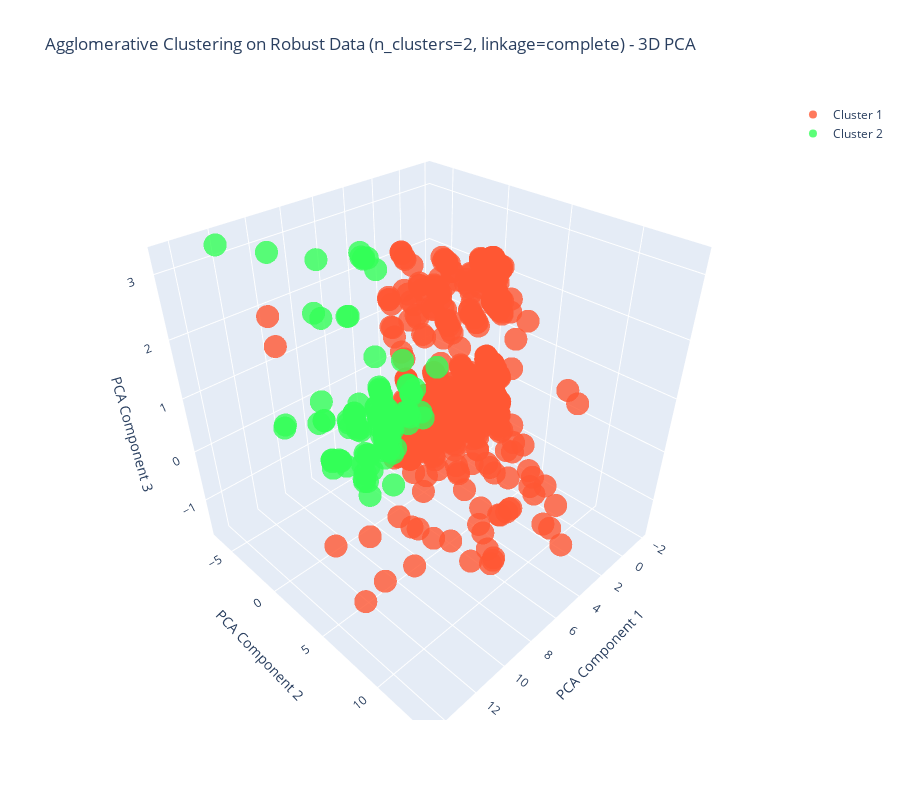

Source (notebook cell):
### Code cell
from sklearn.decomposition import PCA
from sklearn.cluster import AgglomerativeClustering
from sklearn.metrics import silhouette_score
import matplotlib.pyplot as plt
import plotly.graph_objs as go
import numpy as np

def visualize_best_agglomerative_clusters_optimized_pca(best_agglomerative_data, best_agglomerative_n_clusters, best_agglomerative_linkage, best_agglomerative_title, sample_size=2000):
    # Sample data for visualization if it's too large
    if best_agglomerative_data.shape[0] > sample_size:
        random_indices = np.random.choice(best_agglomerative_data.shape[0], sample_size, replace=False)
        visualization_data = best_agglomerative_data[random_indices, :]
    else:
        visualization_data = best_agglomerative_data

    # Perform Agglomerative Clustering with the best parameters
    agglomerative = AgglomerativeClustering(n_clusters=best_agglomerative_n_clusters, linkage=best_agglomerative_linkage)
    labels = agglomerative.fit_predict(visualization_data)
    
    # Calculate additional metrics
    n_clusters_found = len(set(labels))
    n_noise = list(labels).count(-1)  # Agglomerative Clustering usually doesn’t have noise, but added for consistency
    if n_clusters_found > 1:
        silhouette_avg = silhouette_score(visualization_data, labels)
    else:
        silhouette_avg = "Not applicable"  # For cases with 1 or no clusters

    # Apply PCA with a fixed number of components for 2D or 3D
    pca_2d = PCA(n_components=2)
    pca_2d_data = pca_2d.fit_transform(visualization_data)
    
    # Define distinct colors for each cluster
    distinct_colors = ['#FF5733', '#33FF57', '#3357FF', '#F333FF', '#FFC300', '#FF33A1', '#33FFF0', '#A1FF33', '#5733FF', '#FF5733']

    # 2D Plot using Matplotlib
    plt.figure(figsize=(10, 7))
    unique_labels = set(labels)
    for label in unique_labels:
        if label == -1:
            color = "black"
            label_text = "Noise"
        else:
            color = distinct_colors[label % len(distinct_colors)]
            label_text = f"Cluster {label + 1}"
        
        plt.scatter(
            pca_2d_data[labels == label, 0], 
            pca_2d_data[labels == label, 1], 
            s=50, c=color, label=label_text, alpha=0.7
        )
    
    plt.title(f"Agglomerative Clustering on {best_agglomerative_title} (n_clusters={best_agglomerative_n_clusters}, linkage={best_agglomerative_linkage}) - 2D PCA")
    plt.xlabel("PCA Component 1")
    plt.ylabel("PCA Component 2")
    plt.legend()
    plt.tight_layout()
    plt.show()

    # 3D Plot with Plotly using a fixed 3 components (only if needed)
    if sample_size <= 5000:  # Limit 3D plotting to smaller samples for performance
        pca_3d = PCA(n_components=3)
        pca_3d_data = pca_3d.fit_transform(visualization_data)
        
        fig = go.Figure()
        for label in unique_labels:
            if label == -1:
                color = "black"
                label_text = "Noise"
            else:
                color = distinct_colors[label % len(distinct_colors)]
                label_text = f"Cluster {label + 1}"
            
            fig.add_trace(go.Scatter3d(
                x=pca_3d_data[labels == label, 0],
                y=pca_3d_data[labels == label, 1],
                z=pca_3d_data[labels == label, 2],
                mode='markers',
                marker=dict(size=8, color=color, opacity=0.8),
                name=label_text
            ))
        
        fig.update_layout(
            scene=dict(
                xaxis_title="PCA Component 1",
                yaxis_title="PCA Component 2",
                zaxis_title="PCA Component 3"
            ),
            title=f"Agglomerative Clustering on {best_agglomerative_title} (n_clusters={best_agglomerative_n_clusters}, linkage={best_agglomerative_linkage}) - 3D PCA",
            height=800
        )
        
        fig.show()

    # Return the metrics as separate outputs
    return silhouette_avg, n_clusters_found, n_noise

# Call the function directly using the predefined parameters
silhouette_avg, num_clusters, num_noise_points = visualize_best_agglomerative_clusters_optimized_pca(
    best_agglomerative_data, best_agglomerative_n_clusters, best_agglomerative_linkage, best_agglomerative_title, sample_size=2000
)

# Display the metrics separately
print(f"Silhouette Score: {silhouette_avg}")
print(f"Number of Clusters: {num_clusters}")
print(f"Number of Noise Points: {num_noise_points}")

### Figure 1 — Plotly figure (JSON) as saved in the notebook; plotly's stock layout.template omitted (floating-point values rounded to 4 significant figures; data arrays with more than 128 entries replaced by an {"elided": "..."} marker saying what was removed)
{"data": [{"marker": {"color": "#FF5733", "opacity": 0.8, "size": 8}, "mode": "markers", "name": "Cluster 1", "type": "scatter3d", "x": {"elided": "1892 float values"}, "y": {"elided": "1892 float values"}, "z": {"elided": "1892 float values"}}, {"marker": {"color": "#33FF57", "opacity": 0.8, "size": 8}, "mode": "markers", "name": "Cluster 2", "type": "scatter3d", "x": [6.48, 6.303, 4.776, 5.301, 5.783, 4.717, 4.305, 7.189, 6.853, 7.454, 6.797, 5.985, 5.786, 6.059, 4.597, 5.741, 4.946, 3.24, 4.175, 4.699, 7.02, 6.189, 4.634, 8.91, 10.13, 7.068, 7.771, 4.336, 5.531, 4.05, 4.805, 7.369, 4.85, 5.435, 8.207, 5.99, 5.586, 7.108, 5.548, 7.358, 5.399, 5.931, 6.562, 5.45, 6.249, 3.491, 4.131, 9.894, 4.415, 8.405, 7.385, 7.547, 4.07, 5.626, 7.458, 4.86, 8.105, 4.722, 6.069, 8.688, 6.921, 4.61, 4.733, 6.928, 2.799, 10.29, 4.217, 5.821, 4.244, 7.691, 4.949, 12.07, 3.169, 5.0, 4.657, 8.006, 4.649, 4.465, 4.722, 4.881, 8.997, 4.773, 5.324, 4.047, 7.206, 6.934, 3.43, 5.201, 5.237, 8.519, 8.117, 7.111, 5.582, 3.914, 3.967, 5.527, 7.16, 4.861, 6.386, 5.739, 5.055, 4.895, 5.049, 5.835, 3.481, 5.298, 6.376, 6.854], "y": [2.308, 1.025, -3.13, -1.658, -1.654, -2.619, -3.394, -1.881, -4.059, 1.372, -2.165, -3.29, -3.655, -4.582, -3.462, -2.298, -3.232, -2.976, -3.465, -3.309, -2.821, -3.36, -2.884, -3.36, -5.92, -1.796, -5.464, -2.638, -3.697, -1.164, -3.806, -4.515, -3.875, -2.353, -4.078, -1.747, -1.1, -2.29, -1.712, -4.532, -1.471, -4.173, -3.675, -2.818, -3.237, -2.238, -1.415, -6.263, -0.8913, -3.436, -5.26, -2.144, -1.15, -3.262, -4.568, -3.873, -4.285, -3.589, -4.59, -3.212, -3.233, -3.481, -3.58, -2.636, -1.84, -4.941, -3.56, -4.315, -3.481, -5.472, -3.696, -6.653, -1.148, -2.173, -3.694, -5.618, -3.763, 1.796, -2.686, -2.974, -3.191, -3.132, -2.459, -1.629, -2.112, -3.869, -2.636, -1.752, -2.712, -0.1418, -4.261, -2.651, -3.257, -1.75, -1.356, -2.664, -4.149, -3.989, -4.712, -4.254, -2.774, -2.973, -2.955, -3.158, -2.207, -2.968, -4.049, -1.717], "z": [1.076, 1.417, -0.8489, -0.3055, 0.1979, -0.9044, -0.3547, -0.604, -0.2312, -0.7691, -0.9993, -1.053, -1.107, -0.2653, -0.8315, -0.1922, 0.1713, -0.4753, -0.952, -0.8748, -0.2005, -1.622, -0.3182, 0.1634, -0.1215, -1.553, 0.1179, -1.066, 2.719, 0.2206, 0.7916, -1.094, -0.2496, 0.2699, -0.9136, -0.4029, -0.2497, -1.236, -0.7942, -1.114, -0.2837, -0.6209, 1.761, -0.1973, -0.9857, 0.2215, -0.1581, -0.1384, -0.1449, 2.891, 1.671, 0.1924, 0.2534, 2.652, -1.068, -0.2326, -0.9266, 0.1613, -0.2725, -0.8528, 1.838, -0.812, 0.1353, -0.997, -0.404, 3.062, -0.3353, -0.5935, -0.9385, 1.777, -0.2563, 3.206, -0.3861, -0.3024, -1.206, -0.3172, 0.1689, 1.138, -0.3062, -0.8594, 0.1906, -0.8467, -1.101, -0.1809, -1.251, -0.2559, -0.4807, -0.9121, 0.1777, 0.8103, -0.9131, -0.2179, 2.665, -0.4711, 0.2206, -0.2175, -1.207, 2.543, -0.5481, -1.634, -0.4307, -0.8509, 2.451, 2.714, 0.2213, -0.4747, -0.2304, -1.004]}], "layout": {"height": 800, "scene": {"xaxis": {"title": {"text": "PCA Component 1"}}, "yaxis": {"title": {"text": "PCA Component 2"}}, "zaxis": {"title": {"text": "PCA Component 3"}}}, "title": {"text": "Agglomerative Clustering on Robust Data (n_clusters=2, linkage=complete) - 3D PCA"}}}
